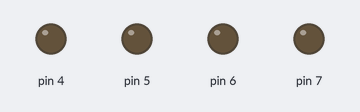
Recording of a sketch running on a simulated Arduino Uno, built with avr-gcc and run on an emulated ATmega328P. On the bench: output pins drawn as LEDs (lit = HIGH).

Above: at 0.5 s.
At 2.5 s:
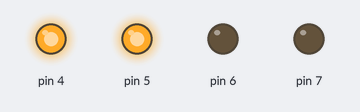
At 3.5 s:
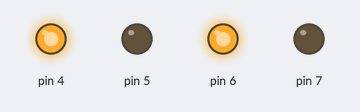
At 5.5 s:
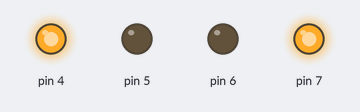
At 7.5 s:
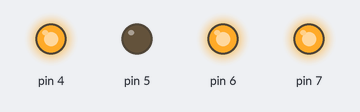
At 10.5 s:
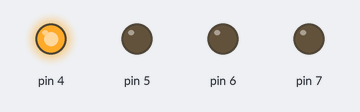
Timing chart, 0 to 11.7 s (numbered marks = the images above):
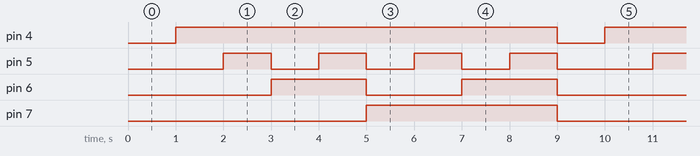

Measured:
- by itself, pin 4: alternates HIGH for 8.0 s and LOW for 1.0 s
- by itself, pin 5: repeats every 9.0 s: 3 × (LOW 1.0 s, HIGH 1.0 s), LOW 2.0 s, HIGH 1.0 s
- by itself, pin 6: repeats every 9.0 s: LOW 2.0 s, HIGH 2.0 s, LOW 3.0 s, HIGH 2.0 s
- by itself, pin 7: alternates HIGH for 4.0 s and LOW for 5.0 s

The sketch:

example_2.ino
```cpp
#include <Decoder3x8.h>
Decoder3x8 chip(7,6,5,4);
// third bit, second bit, first bit, enable bit
int i;
void setup()
{
}

void loop()
{
  chip.setOutput(i);
  delay(1000);
  i++;
  if (i>8)
  i=0;
}
```
